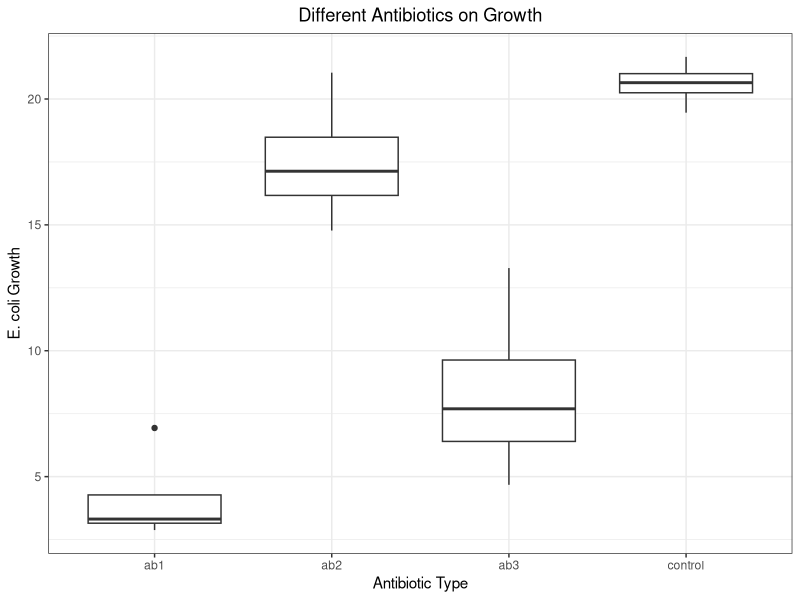
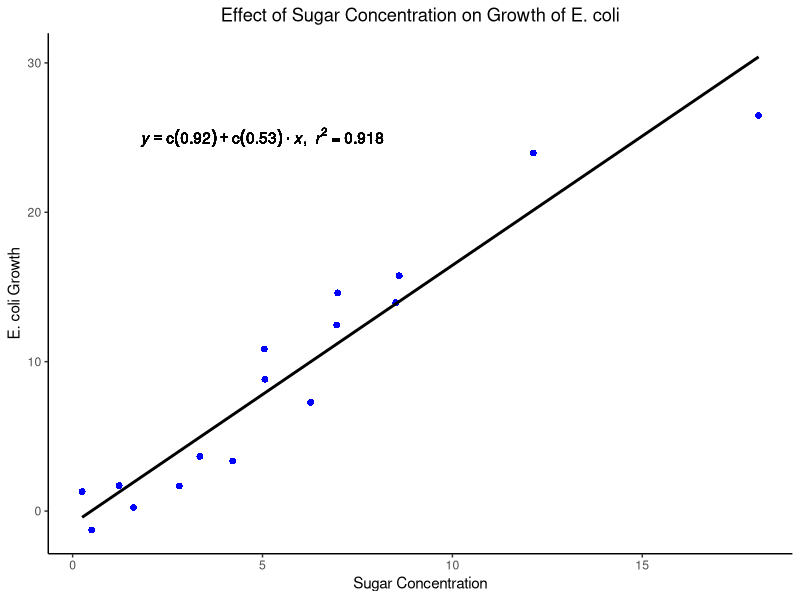

These charts were generated, in order, by the following R code:
## ---- chunk 1

library(ggplot2)

antibiotics <- read.csv("antibiotics.csv")
      
plot1 <- ggplot(antibiotics, aes(x = trt, y = growth)) +
      geom_boxplot() + 
      theme_bw() + 
      xlab("Antibiotic Type") + ylab("E. coli Growth") +
      theme(plot.title = element_text(hjust = 0.5)) + # Centers the title
      ggtitle("Different Antibiotics on Growth")
                        
plot1

## ---- chunk 2
for (i in 1:nrow(antibiotics)){
  if (antibiotics$trt[i] == 'control'){
    antibiotics$aborct[i] <- 0
  }
  else{
    antibiotics$aborct[i] <- 1
  }
}
## ---- chunk 3
ab1 <- antibiotics[antibiotics$trt == 'control',]
ab1[5:8,] <- antibiotics[antibiotics$trt == 'ab1',]

ab2 <- antibiotics[antibiotics$trt == 'control',]
ab2[5:8,] <- antibiotics[antibiotics$trt == 'ab2',]

ab3 <- antibiotics[antibiotics$trt == 'control',]
ab3[5:8,] <- antibiotics[antibiotics$trt == 'ab3',]
## ---- chunk 4
results <- matrix(0,3,3)
colnames(results) <- c("null", "linear", "chisq")
## ---- chunk 5
#Null model function
nllnull <- function(p,y){
  B0=p[1]
  sig=exp(p[2])
  expected=B0
  nll=-sum(dnorm(x=y, mean=expected, sd=sig,log=TRUE))
  return(nll)
}

#Linear Model function
nlllinear <- function(p,x,y){
  B0=p[1]
  B1=p[2]
  sig=exp(p[3])
  expected=B0+B1*x
  nll=-sum(dnorm(x=y, mean=expected, sd=sig,log=TRUE))
  return(nll)
}
## ---- chunk 6
# Antibiotic 1 null model and linear model results
initialGuess <- c(1,1)
fit <- optim(par=initialGuess,fn=nllnull,y=ab1$growth)
results[1,1] <- fit$value

initialGuess <- c(1,1,1)
fit <- optim(par=initialGuess,fn=nlllinear,x=ab1$aborct,y=ab1$growth)
results[1,2] <- fit$value

# Antibiotic 2 null model and linear model results 
initialGuess <- c(1,1)
fit <- optim(par=initialGuess,fn=nllnull,y=ab2$growth)
results[2,1] <- fit$value

initialGuess <- c(1,1,1)
fit <- optim(par=initialGuess,fn=nlllinear,x=ab2$aborct,y=ab2$growth)
results[2,2] <- fit$value

# Antibiotic 3 null model and linear model results
initialGuess <- c(1,1)
fit <- optim(par=initialGuess,fn=nllnull,y=ab3$growth)
results[3,1] <- fit$value

initialGuess <- c(1,1,1)
fit <- optim(par=initialGuess,fn=nlllinear,x=ab3$aborct,y=ab3$growth)
results[3,2] <- fit$value
## ---- chunk 7
#likelihood ratio test results
A <- 2*(results[1,1]-results[1,2])
B <- 2*(results[2,1]-results[2,2])
C <- 2*(results[3,1]-results[3,2])
results[1,3] <- pchisq(q=A, df=1, lower.tail=FALSE) 
results[2,3] <- pchisq(q=B, df=1, lower.tail=FALSE) 
results[3,3] <- pchisq(q=C, df=1, lower.tail=FALSE)
results
## ---- chunk 8
#### Linear plot of sugar effects on growth with line equation and R2 ####

library(ggplot2)

sugardata <- read.csv(file = "sugar.csv", header=TRUE) # Importing the data

# Graphing the data
plot2 <- ggplot(data = sugardata, aes(x = sugar, y = growth))+
  geom_point(color = "blue1", shape = 16, size = 2) +
  theme_classic() +
  xlab("Sugar Concentration") + ylab("E. coli Growth") +
  ggtitle("Effect of Sugar Concentration on Growth of E. coli") +
  theme(plot.title = element_text(hjust = 0.5)) + #Centers the title
  stat_smooth(method = "lm", se=FALSE, color="black") + #Adds a trend line, se=FALSE gets rid of cloud around trendline.
  geom_text(aes(x = 5, y = 25, label = lm_eqn1(lm(sugar ~ growth, sugardata))), parse = TRUE) # Adds the values for the R2 value and equation of the trendline to the coordinates x and y


# Adding the trendline, equation, and R2 value to the graph
m= lm(sugar ~ growth, sugardata)

lm_eqn1 = function(m) {       #Function to calculate and add R2 value and equation of the trendline to plot
  
  l <- list(a = format(coef(m)[1], digits = 2),
            b = format(abs(coef(m)[2]), digits = 2),
            r2 = format(summary(m)$r.squared, digits = 3));
  
  if (coef(m)[2] >= 0)  {
    eq <- substitute(italic(y) == a + b %.% italic(x)*","~~italic(r)^2~"="~r2,l)
  } else {
    eq <- substitute(italic(y) == a - b %.% italic(x)*","~~italic(r)^2~"="~r2,l)    
  }
  
  as.character(as.expression(eq));                 
}

plot2

## ---- chunk 9
############## Null model

nllnull = function(p,y){
  B0=p[1]
  sig=exp(p[2])
  expected=B0
  nll=-sum(dnorm(x=y, mean=expected, sd=sig,log=TRUE))
  return(nll)
}

initialGuess = c(5,1)
null = optim(par=initialGuess,fn=nllnull,y=sugardata$growth)

## ---- chunk 10
################ Linear Model

nllike_linear=function(p,x,y){
  B0=p[1]
  B1=p[2]
  sigma=exp(p[3])
  
  expected=B0+B1*x
  
  nll_linear=-sum(dnorm(x=y,mean=expected,sd=sigma,log=TRUE))
  return(nll_linear)
}

initialGuess=c(5,1,1)
fit_linear=optim(par=initialGuess,fn=nllike_linear,x=sugardata$sugar,y=sugardata$growth)

## ---- chunk 11

############# likelihood ratio test
q = 2*(null$value-fit_linear$value)
lrt = pchisq(q=q, df=1, lower.tail=FALSE)
print(lrt)
## ---- chunk 12
size = 24 # Creates a random generation of 24 x-values between 0 and 50 

num_sims <- 10 # Simulate the data 10 times 
n_per_sim <- 24 # Each simulation will have 24 values
set.seed(24) # Seed is necessary for reproducibility 
sigma_num <- 8 # The amount of sigma values for this analysis
sigma <- c(1,2,4,6,8,12,16,24) # Setting the sigma values for this analysis

outputx<-as.data.frame(matrix(0, ncol=10, nrow=24)) # Empty matrix to compile the 10 reiterations of the 24 randomly generated x variables
outputy<-as.data.frame(matrix(0, ncol=10, nrow=24)) # Empty matrix to compile the 10 reiterations of the 24 y variables
youtput <-list() # Empty file to compile the output matrices into a list
for(sigma_number in 1:sigma_num){
  youtput[[sigma_number]]=matrix(NA,24,num_sims)
}

###### For loop to randomly generate x-values and then corresponding y-values based on the provided slope and intercept

for (sim_number in 1:num_sims){ # This starts your for loop
  x = sample(x = 0:50, size = 24) # 24 randomly generates x-values between 0 and 50
  outputx[,sim_number] <- x # Puts the randomly generated x-values with 10 iterations into empty matrix created before the for-loop 
  m <- 0.4 # Given slope value
  b <- 10 # Given y-intercept
  y = m*x + b # Calculates y-values from the 24 randomly generated x-values using given slope and intercept 
  outputy[,sim_number] <- y # Puts the y-values with 10 iterations into empty matrix created before the for-loop 
}

###### For loop to add noise to the y-values based on the sigma values given

  for (sigma_number in 1:sigma_num){
    for (j in 1:10){
  youtput[[sigma_number]][,j] = outputy[,j] + rnorm(nrow(outputy), mean=0, sd=sigma[sigma_number])
    }
  }
## ---- chunk 13

#Null model function

null.value.mat <- matrix(NA,8,10)
null.par.mat <- array(NA,dim = c(2,8,10))

nllnull <- function(p,y){
  B0=p[1]
  sig=exp(p[2])
  expected=B0
  nll=-sum(dnorm(x=y, mean=expected, sd=sig,log=TRUE))
  return(nll)
}

for(sigma_number in 1:8){
    for(num_sims in 1:10){
        initialGuess = c(2,10)
        null = optim(par=initialGuess,fn=nllnull,
                     y=as.matrix(youtput[[sigma_number]][,num_sims]))

        null.value.mat[sigma_number,num_sims] <- null$value

        null.par.mat[,sigma_number,num_sims] <- null$par
    }
}
## ---- chunk 14

#Linear Model function

linear.value.mat <- matrix(NA,8,10)
linear.par.mat <- array(NA,dim = c(3,8,10))

nlllinear <- function(p,x,y){
  B0=p[1]
  B1=p[2]
  sig=exp(p[3])
  expected=B0+B1*x
  nll=-sum(dnorm(x=y, mean=expected, sd=sig,log=TRUE))
  return(nll)
}

for(sigma_number in 1:8){
    for(num_sims in 1:10){
        initialGuess = c(0,0.3,2)
        linear = optim(par=initialGuess,fn=nlllinear, x=as.matrix(outputx[,num_sims]),
                     y=as.matrix(youtput[[sigma_number]][,num_sims]))

        linear.value.mat[sigma_number,num_sims] <- linear$value

        linear.par.mat[,sigma_number,num_sims] <- linear$par
    }
}
## ---- chunk 15
####### Likelihood ratio test

lrt.value <- matrix(NA,8,10) # Empty matrix to store the p-values

for(sigma_number in 1:8){ # Start of for loop 1
    for(num_sims in 1:10){ # Start of for loop 2
      
      q = 2*(null.value.mat[sigma_number,num_sims]-linear.value.mat[sigma_number,num_sims]) # Calculating the q-value for each cell - subtracting the linear value from the null value and multiplying by 2
      lrt = pchisq(q=q, df=1, lower.tail=FALSE) # Conducting the likelihood ratio test
      lrt.value[sigma_number,num_sims] <- lrt # Storing the outputs from the likelihood ratio test in the matrix that was created earlier
    }
  }

# Average p-value across monte carlos
for (sigma_number in 1:8){
  print(mean(lrt.value[sigma_number,]))
}
## ---- chunk 16
## 2-level ANOVA ##
x2 = c(13,13,13,13,13,13,13,13,13,13,13,13,38,38,38,38,38,38,38,38,38,38,38,38)
x_values2 = matrix(rep(x2,10),nrow=24,ncol=10)

y2 <-  .4 * x_values2 + 10

youtput2 <-list()
for(sigma_number in 1:sigma_num){
  youtput2[[sigma_number]]=matrix(NA,24,num_sims)
}

for (sigma_number in 1:8){
  for (num_sims in 1:10){
  youtput2[[sigma_number]][,num_sims] = y2[,num_sims] + rnorm(nrow(y2), mean=0, sd=sigma[sigma_number])
    }
}

## ---- chunk 17

for (i in 1:nrow(x_values2)){
  for(j in 1:ncol(x_values2)){
  if (x_values2[i,j] == '13'){
    x_values2[i,j] <- 0
  }
  else{
    x_values2[i,j] <- 1
  }
 }
}

## ---- chunk 18

# Output matrices/arrays for null model values
A2.null.value.mat <- matrix(NA,8,10)
A2.null.par.mat <- array(NA,dim = c(2,8,10))
A2.linear.value.mat <- matrix(NA,8,10)
A2.linear.par.mat <- array(NA,dim = c(3,8,10))

## ---- chunk 19

# Null function
nllnull <- function(p,y){
  B0=p[1]
  sig=exp(p[2])
  expected=B0
  nll=-sum(dnorm(x=y, mean=expected, sd=sig,log=TRUE))
  return(nll)
}

# Linear function
nlllinear <- function(p,x,y){
  B0=p[1]
  B1=p[2]
  sig=exp(p[3])
  expected=B0+B1*x
  nll=-sum(dnorm(x=y, mean=expected, sd=sig,log=TRUE))
  return(nll)
}

## ---- chunk 20

### Null model
for(sigma_number in 1:8){
    for(num_sims in 1:10){
        initialGuess = c(1,10)
        null = optim(par=initialGuess,fn=nllnull,
                     y=as.matrix(youtput2[[sigma_number]][,num_sims]))

        A2.null.value.mat[sigma_number,num_sims] <- null$value

        A2.null.par.mat[,sigma_number,num_sims] <- null$par
    }
}

### Linear model for rows 1-12 (test value = 13)
for(sigma_number in 1:8){
    for(num_sims in 1:10){
        initialGuess = c(0,0,2)
        linear = optim(par=initialGuess,fn=nlllinear, x=as.matrix(x_values2[,num_sims]),
                     y=as.matrix(youtput2[[sigma_number]][,num_sims]))

        A2.linear.value.mat[sigma_number,num_sims] <- linear$value

        A2.linear.par.mat[,sigma_number,num_sims] <- linear$par
    }
}

## ---- chunk 21
#### Comparing the two trial values (13 vs 38)
lrt.value.A2 <- matrix(NA,8,10) # Empty matrix to store the p-values

for(sigma_number in 1:8){ # Start of for loop 1
    for(num_sims in 1:10){ # Start of for loop 2
      
      q = 2*(A2.null.value.mat[sigma_number,num_sims]-A2.linear.value.mat[sigma_number,num_sims]) # Calculating the q-value for each cell - subtracting the linear value from the null value and multiplying by 2
      lrt = pchisq(q=q, df=1, lower.tail=FALSE) # Conducting the likelihood ratio test
      lrt.value.A2[sigma_number,num_sims] <- lrt # Storing the outputs from the likelihood ratio test in the matrix that was created earlier
    }
  }

# Average p-value across monte carlos
for (sigma_number in 1:8){
  print(mean(lrt.value.A2[sigma_number,]))
}
## ---- chunk 22

## 4-level ANOVA ##
x4 = c(10,10,10,10,10,10,20,20,20,20,20,20,30,30,30,30,30,30,40,40,40,40,40,40)
x_values4 = matrix(rep(x4,10),nrow=24,ncol=10)


y4 <- .4 * x_values4 + 10

youtput4 <-list()
for(sigma_number in 1:sigma_num){
  youtput4[[sigma_number]]=matrix(NA,24,num_sims)
}

for (sigma_number in 1:8){
  for (num_sims in 1:10){
    youtput4[[sigma_number]][,num_sims] = y4[,num_sims] + rnorm(nrow(y4), mean=0, sd=sigma[sigma_number])
    
  }
}

## ---- chunk 23

z1=c(0,0,0,0,0,0,1,1,1,1,1,1,0,0,0,0,0,0,0,0,0,0,0,0)
z2=c(0,0,0,0,0,0,0,0,0,0,0,0,1,1,1,1,1,1,0,0,0,0,0,0)
z3=c(0,0,0,0,0,0,0,0,0,0,0,0,0,0,0,0,0,0,1,1,1,1,1,1)

xoutput4=matrix(c(z1,z2,z3),nrow=length(z1),ncol=3)

## ---- chunk 24

# Output matrices/arrays for null model values
A4.null.value.mat <- matrix(NA,8,10)
A4.null.par.mat <- array(NA,dim = c(2,8,10))
A4.linear.value.mat <- matrix(NA,8,10)
A4.linear.par.mat <- array(NA,dim = c(5,8,10))

## ---- chunk 25

# Null function
nllnull <- function(p,y){
  B0=p[1]
  sig=exp(p[2])
  expected=B0
  nll=-sum(dnorm(x=y, mean=expected, sd=sig,log=TRUE))
  return(nll)
}

# Linear function
nlllinear <- function(p,x,y){
  B0=p[1]
  B1=p[2]
  B2=p[3]
  B3=p[4]
  sig=exp(p[3])
  expected=B0+B1*xoutput4[,1]+B2*xoutput4[,2]+B3*xoutput4[,3]
  nll=-sum(dnorm(x=y, mean=expected, sd=sig,log=TRUE))
  return(nll)
}

## ---- chunk 26

### Null model
for(sigma_number in 1:8){
    for(num_sims in 1:10){
        initialGuess = c(1,10)
        null = optim(par=initialGuess,fn=nllnull,
                     y=as.matrix(youtput4[[sigma_number]][,num_sims]))

        A4.null.value.mat[sigma_number,num_sims] <- null$value

        A4.null.par.mat[,sigma_number,num_sims] <- null$par
    }
}

### Linear model for rows 1-12 (test value = 13)
for(sigma_number in 1:8){
    for(num_sims in 1:10){
        initialGuess = c(0,0,0,0,2)
        linear = optim(par=initialGuess,fn=nlllinear, x=as.matrix(xoutput4[,num_sims]),
                     y=as.matrix(youtput4[[sigma_number]][,num_sims]))

        A4.linear.value.mat[sigma_number,num_sims] <- linear$value

        A4.linear.par.mat[,sigma_number,num_sims] <- linear$par
    }
}

## ---- chunk 27
#### Comparing the two trial values (13 vs 38)
lrt.value.A4 <- matrix(NA,8,10) # Empty matrix to store the p-values

for(sigma_number in 1:8){ # Start of for loop 1
    for(num_sims in 1:10){ # Start of for loop 2
      
      q = 2*(A4.null.value.mat[sigma_number,num_sims]-A4.linear.value.mat[sigma_number,num_sims]) # Calculating the q-value for each cell - subtracting the linear value from the null value and multiplying by 2
      lrt = pchisq(q=q, df=7, lower.tail=FALSE) # Conducting the likelihood ratio test
      lrt.value.A4[sigma_number,num_sims] <- lrt # Storing the outputs from the likelihood ratio test in the matrix that was created earlier
    }
  }

# Average p-value across monte carlos
for (sigma_number in 1:8){
  print(mean(lrt.value.A4[sigma_number,]))
}
## ---- chunk 28
## 8-level ANOVA ##
x8 = c(5,5,5,10,10,10,15,15,15,20,20,20,25,25,25,30,30,30,35,35,35,40,40,40)
x_values8 = matrix(rep(x8,10),nrow=24,ncol=10)

y8 <- .4 * x_values8 + 10

youtput8 <-list()
for(sigma_number in 1:sigma_num){
  youtput8[[sigma_number]]=matrix(NA,24,num_sims)
}

for (sigma_number in 1:8){
  for (num_sims in 1:10){
  youtput8[[sigma_number]][,num_sims] = y8[,num_sims] + rnorm(nrow(y8), mean=0, sd=sigma[sigma_number])
    }
}

## ---- chunk 29

v1=c(0,0,0,1,1,1,0,0,0,0,0,0,0,0,0,0,0,0,0,0,0,0,0,0)
v2=c(0,0,0,0,0,0,1,1,1,0,0,0,0,0,0,0,0,0,0,0,0,0,0,0)
v3=c(0,0,0,0,0,0,0,0,0,1,1,1,0,0,0,0,0,0,0,0,0,0,0,0)
v4=c(0,0,0,0,0,0,0,0,0,0,0,0,1,1,1,0,0,0,0,0,0,0,0,0)
v5=c(0,0,0,0,0,0,0,0,0,0,0,0,0,0,0,1,1,1,0,0,0,0,0,0)
v6=c(0,0,0,0,0,0,0,0,0,0,0,0,0,0,0,0,0,0,1,1,1,0,0,0)
v7=c(0,0,0,0,0,0,0,0,0,0,0,0,0,0,0,0,0,0,0,0,0,1,1,1)

xoutput8=matrix(c(v1,v2,v3,v4,v5,v6,v7),nrow=length(v1),ncol=7)

## ---- chunk 30

# Output matrices/arrays for null model values
A8.null.value.mat <- matrix(NA,8,10)
A8.null.par.mat <- array(NA,dim = c(2,8,10))
A8.linear.value.mat <- matrix(NA,8,10)
A8.linear.par.mat <- array(NA,dim = c(9,8,10))

## ---- chunk 31

# Null function
nllnull <- function(p,y){
  B0=p[1]
  sig=exp(p[2])
  expected=B0
  nll=-sum(dnorm(x=y, mean=expected, sd=sig,log=TRUE))
  return(nll)
}

# Linear function
nlllinear <- function(p,x,y){
  B0=p[1]
  B1=p[2]
  B2=p[3]
  B3=p[4]
  B4=p[5]
  B5=p[6]
  B6=p[7]
  B7=p[8]
  sig=exp(p[3])
  expected=B0+B1*xoutput8[,1]+B2*xoutput8[,2]+B3*xoutput8[,3]+B4*xoutput8[,4]+B5*xoutput8[,5]+B6*xoutput8[,6]+B7*xoutput8[,7]
  nll=-sum(dnorm(x=y, mean=expected, sd=sig,log=TRUE))
  return(nll)
}

## ---- chunk 32

### Null model
for(sigma_number in 1:8){
    for(num_sims in 1:10){
        initialGuess = c(1,10)
        null = optim(par=initialGuess,fn=nllnull,
                     y=as.matrix(youtput8[[sigma_number]][,num_sims]))

        A8.null.value.mat[sigma_number,num_sims] <- null$value

        A8.null.par.mat[,sigma_number,num_sims] <- null$par
    }
}

### Linear model for rows 1-12 (test value = 13)
for(sigma_number in 1:8){
    for(num_sims in 1:10){
        initialGuess = c(0,0,0,0,0,0,0,0,2)
        linear = optim(par=initialGuess,fn=nlllinear, x=as.matrix(xoutput8[,num_sims]),
                     y=as.matrix(youtput8[[sigma_number]][,num_sims]))

        A8.linear.value.mat[sigma_number,num_sims] <- linear$value

        A8.linear.par.mat[,sigma_number,num_sims] <- linear$par
    }
}

## ---- chunk 33
#### Comparing the two trial values (13 vs 38)
lrt.value.A8 <- matrix(NA,8,10) # Empty matrix to store the p-values

for(sigma_number in 1:8){ # Start of for loop 1
    for(num_sims in 1:10){ # Start of for loop 2
      
      q = -2*(A8.null.value.mat[sigma_number,num_sims]-A8.linear.value.mat[sigma_number,num_sims]) # Calculating the q-value for each cell - subtracting the linear value from the null value and multiplying by 2
      lrt = pchisq(q=q, df=7, lower.tail=FALSE) # Conducting the likelihood ratio test
      lrt.value.A8[sigma_number,num_sims] <- lrt # Storing the outputs from the likelihood ratio test in the matrix that was created earlier
    }
  }

# Average p-value across monte carlos
for (sigma_number in 1:8){
  print(mean(lrt.value.A8[sigma_number,]))
}
